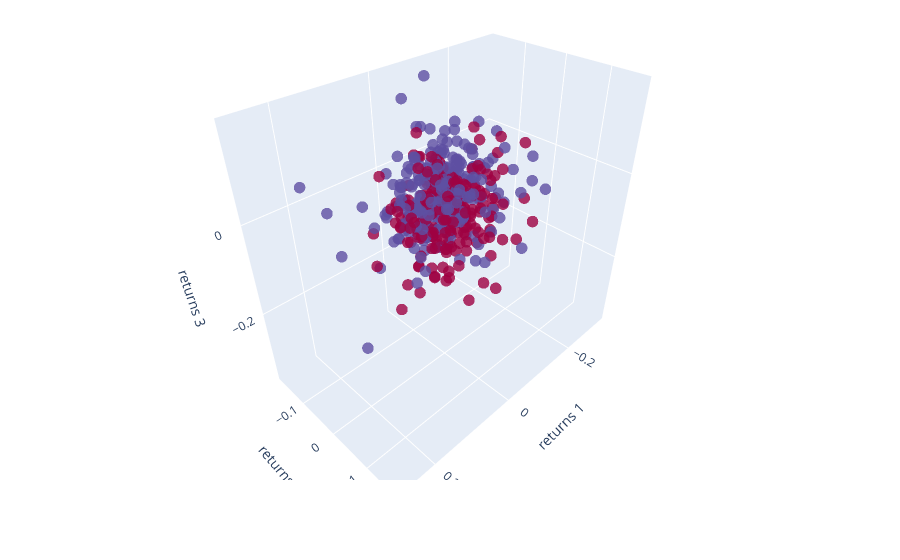

Source (notebook cell):
### Code cell
import plotly.graph_objects as go

X = data[-4:].T
clusters_dict =  kmeansSP500.clusters[0]
X["cluster"] = list(clusters_dict.values())
cols = X.columns
fig = go.Figure(data = [go.Scatter3d(
    x = X[cols[0]],
    y = X[cols[1]],
    z = X[cols[2]],
    mode = 'markers',
    marker = dict(
        size = 4,
        color = X['cluster'],
        colorscale = 'spectral',
        opacity = 0.8
    )
)])

fig.update_layout(
    title = "3D visualization of clusters",
    scene = dict(
        xaxis_title = "returns 1",
        yaxis_title = "returns 2",
        zaxis_title = "returns 3"
    ),
    margin = dict(l = 0, r = 0, t= 0)
)

fig.show()

### Figure 1 — Plotly figure (JSON) as saved in the notebook; plotly's stock layout.template omitted (floating-point values rounded to 4 significant figures; data arrays with more than 128 entries replaced by an {"elided": "..."} marker saying what was removed)
{"data": [{"marker": {"color": {"elided": "497 int values"}, "colorscale": [[0, "rgb(158,1,66)"], [0.1, "rgb(213,62,79)"], [0.2, "rgb(244,109,67)"], [0.3, "rgb(253,174,97)"], [0.4, "rgb(254,224,139)"], [0.5, "rgb(255,255,191)"], [0.6, "rgb(230,245,152)"], [0.7, "rgb(171,221,164)"], [0.8, "rgb(102,194,165)"], [0.9, "rgb(50,136,189)"], [1, "rgb(94,79,162)"]], "opacity": 0.8, "size": 4}, "mode": "markers", "type": "scatter3d", "x": {"elided": "497 float values"}, "y": {"elided": "497 float values"}, "z": {"elided": "497 float values"}}], "layout": {"margin": {"l": 0, "r": 0, "t": 0}, "scene": {"xaxis": {"title": {"text": "returns 1"}}, "yaxis": {"title": {"text": "returns 2"}}, "zaxis": {"title": {"text": "returns 3"}}}, "title": {"text": "3D visualization of clusters"}}}
